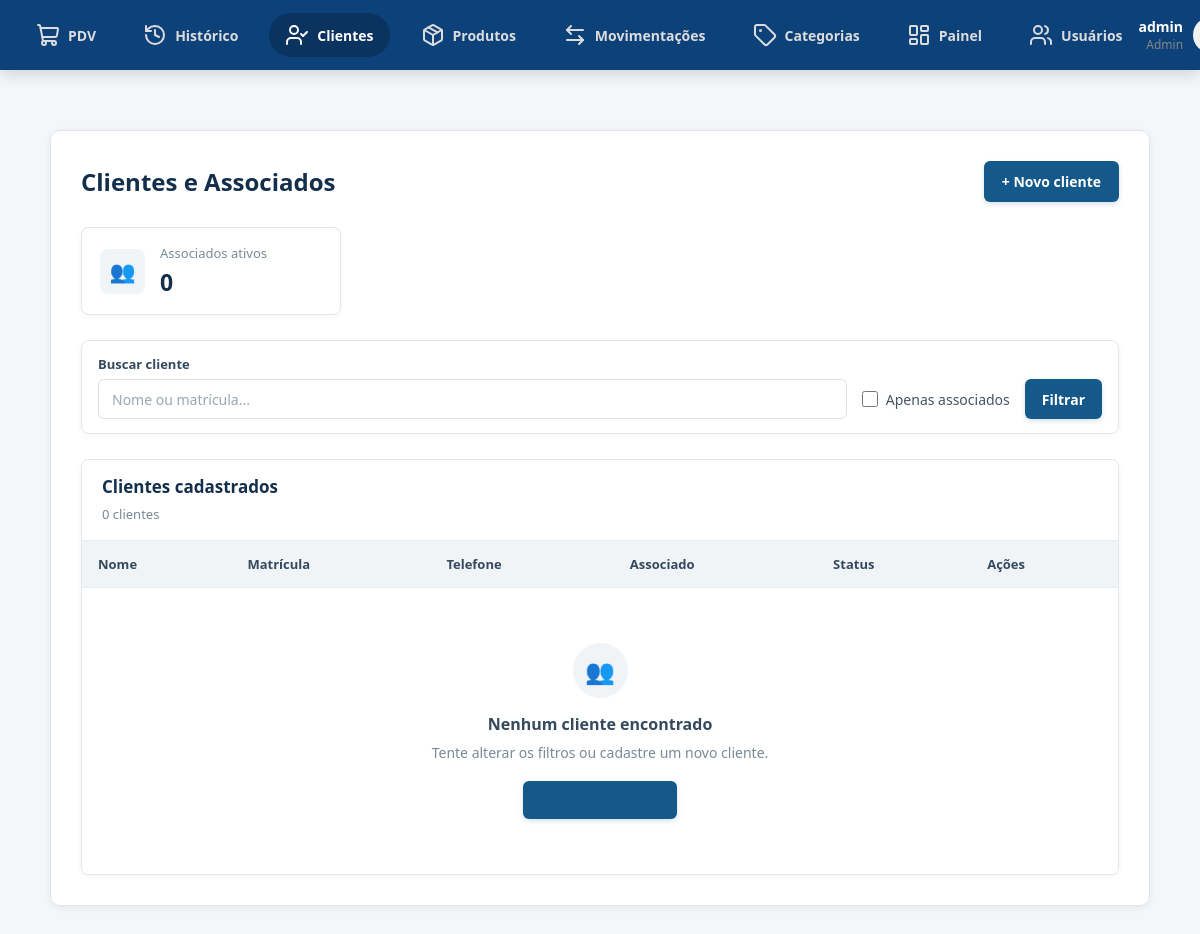
Page /clientes/ (signed in) on the earlier database version.
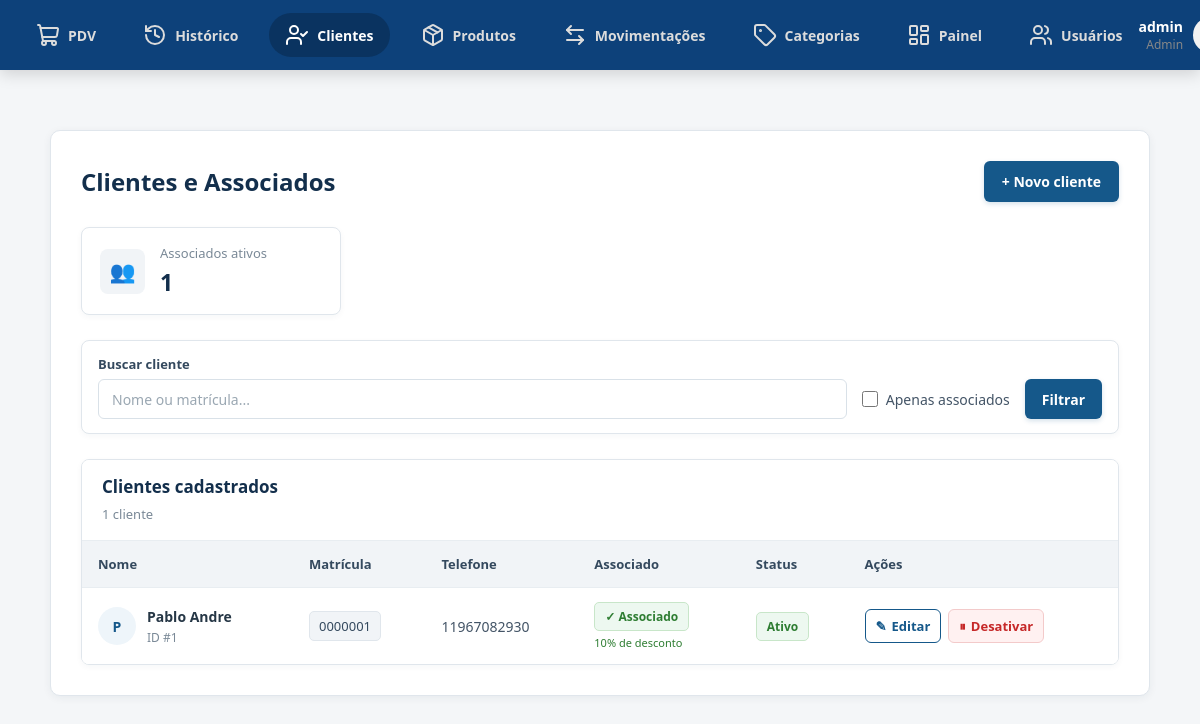
Same page on the later database version.
### app/models/cliente.py (models this page shows, shortened)
class Cliente(Base):
    __tablename__ = "clientes"
    id         = Column(Integer, primary_key=True, index=True)
    nome       = Column(String(150), nullable=False, index=True)
    matricula  = Column(String(50), nullable=True, unique=True)
    telefone   = Column(String(20), nullable=True)
    is_associado = Column(Boolean, default=False, nullable=False)
    ativo      = Column(Boolean, default=True)
    criado_em  = Column(DateTime, server_default=func.now())
    vendas = relationship("Venda", back_populates="cliente")

### app/controllers/cliente_controller.py (the view)
@router.get("/", response_class=HTMLResponse)
def listar_clientes(
    request: Request,
    busca: str = "",
    apenas_associados: bool = False,
    db: Session = Depends(get_db),
    admin=Depends(get_admin)
):
    query = db.query(Cliente)
    if busca.strip():
        termo = busca.strip()
        query = query.filter(
            Cliente.nome.ilike(f"%{termo}%") |
            Cliente.matricula.ilike(f"%{termo}%")
        )
    if apenas_associados:
        query = query.filter(
            Cliente.is_associado == True
        )
    clientes = query.order_by(
        Cliente.nome
    ).all()
    total_associados = db.query(Cliente).filter(
        Cliente.is_associado == True,
        Cliente.ativo == True
    ).count()
    return templates.TemplateResponse(
        request,
        "clientes/index.html",
        {
            "request": request,
            "usuario": admin,
            "clientes": clientes,
            "busca": busca,
            "apenas_associados": apenas_associados,
            "total_associados": total_associados,
        }
    )

### app/templates/clientes/index.html (shortened to what this page needs)
{% extends "base.html" %}
{% block extra_css %}
<link rel="stylesheet" href="/static/clientes-css/index.css">
{% endblock %}
{% block content %}
<main class="container">
<section class="titulo-pagina">
    <div>
        <h1>
            Clientes e Associados
        </h1>
    </div>
    <a
        href="/clientes/novo"
        class="btn-novo"
    >
        + Novo cliente
    </a>
</section>
<section class="resumo">
    <div class="resumo-card">
        <div class="resumo-icone">
            👥
        </div>
        <div>
            <span>
                Associados ativos
            </span>
            <strong>
                {{ total_associados }}
            </strong>
        </div>
    </div>
</section>
<section class="filtros">
    <form
        method="get"
        action="/clientes/"
        class="filtro-form"
    >
        <div class="campo-busca">
            <label for="busca">
                Buscar cliente
            </label>
            <input
                type="text"
                id="busca"
                name="busca"
                placeholder="Nome ou matrícula..."
                value="{{ busca }}"
            >
        </div>
        <label class="checkbox-associado">
            <input
                type="checkbox"
                name="apenas_associados"
                value="true"
            >
            <span>
                Apenas associados
            </span>
        </label>
        <button
            type="submit"
            class="btn-filtrar"
        >
             Filtrar
        </button>
    </form>
</section>
<section class="tabela-card">
    <div class="tabela-topo">
        <div>
            <h2>
                Clientes cadastrados
            </h2>
            <span>
                {{ clientes|length }}
                cliente{% if clientes|length != 1 %}s{% endif %}
            </span>
        </div>
    </div>
    <div class="tabela-wrapper">
        <table>
            <thead>
                <tr>
                    <th>
                        Nome
                    </th>
                    <th>
                        Matrícula
                    </th>
                    <th>
                        Telefone
                    </th>
                    <th>
                        Associado
                    </th>
                    <th>
                        Status
                    </th>
                    <th>
                        Ações
                    </th>
                </tr>
            </thead>
            <tbody>
                {% for c in clientes %}
                <tr>
                    <td>
                        <div class="cliente-nome">
                            <div class="avatar">
                                {{ c.nome[0]|upper }}
                            </div>
                            <div>
                                <strong>
                                    {{ c.nome }}
                                </strong>
                                <small>
                                    ID #{{ c.id }}
                                </small>
                            </div>
                        </div>
                    </td>
                    <td>
                        {% if c.matricula %}
                            <span class="matricula">
                                {{ c.matricula }}
                            </span>
                        {% else %}
                            <span class="sem-dado">
                                —
                            </span>
                        {% endif %}
                    </td>
                    <td>
                        {% if c.telefone %}
                            {{ c.telefone }}
                        {% else %}
                            <span class="sem-dado">
                                —
                            </span>
                        {% endif %}
                    </td>
                    <td>
                        {% if c.is_associado %}
                            <span class="badge associado">
                                ✓ Associado
                            </span>
                            <small class="desconto">
                                10% de desconto
                            </small>
                        {% else %}
                            <span class="badge comum">
                                Cliente
                            </span>
                        {% endif %}
                    </td>
                    <td>
                        {% if c.ativo %}
                            <span class="badge ativo">
                                Ativo
                            </span>
                        {% else %}
                            <span class="badge inativo">
                                Inativo
                            </span>
                        {% endif %}
                    </td>
                    <td>
                        <div class="acoes">
                            <a
                                href="/clientes/{{ c.id }}/editar"
                                class="btn-editar"
                            >
                                ✎
                                <span>
                                    Editar
                                </span>
                            </a>
                            <form
                                action="/clientes/{{ c.id }}/toggle-ativo"
                                method="post"
                            >
                                <button
                                    type="submit"
                                    class="{% if c.ativo %}btn-desativar{% else %}btn-ativar{% endif %}"
                                >
                                    {% if c.ativo %}
                                        ⏸
                                        <span>
                                            Desativar
                                        </span>
                                    {% else %}
                                        ✓
                                        <span>
                                            Ativar
                                        </span>
                                    {% endif %}
                                </button>
                            </form>
                        </div>
                    </td>
                </tr>
                {% endfor %}
                {% if not clientes %}
                <tr>
                    <td
                        colspan="6"
                        class="nenhum-cliente"
                    >
                        <div class="vazio-icone">
                            👥
                        </div>
                        <h3>
                            Nenhum cliente encontrado
                        </h3>
                        <p>
                            Tente alterar os filtros ou cadastre
                            um novo cliente.
                        </p>
                        <a
                            href="/clientes/novo"
                            class="btn-novo-vazio"
                        >
                        </a>
                    </td>
                </tr>
                {% endif %}
            </tbody>
        </table>
    </div>
</section>
</main>
{% endblock %}

### app/templates/base.html (shortened to what this page needs)
<!DOCTYPE html>
<html lang="pt-br">
<head>
    <link rel="stylesheet" href="/static/style.css">
    {% block extra_css %}{% endblock %}
</head>
<body>
    <header class="main-header">
        <nav class="main-nav">
            <a href="/pdv" class="nav-item {% if request.url.path == '/' or request.url.path == '/pdv' %}active{% endif %}">
                <i data-lucide="shopping-cart"></i>
                <span>PDV</span>
            </a>
            <a href="/pdv/historico" class="nav-item {% if '/pdv/historico' in request.url.path %}active{% endif %}">
                <i data-lucide="history"></i>
                <span>Histórico</span>
            </a>
            {% if usuario and usuario.role == 'admin' %}
            <a href="/clientes" class="nav-item {% if '/clientes' in request.url.path %}active{% endif %}">
                <i data-lucide="user-check"></i>
                <span>Clientes</span>
            </a>
            <a href="/produtos" class="nav-item {% if '/produtos' in request.url.path %}active{% endif %}">
                <i data-lucide="package"></i>
                <span>Produtos</span>
            </a>
            <a href="/movimentacoes" class="nav-item {% if '/movimentacoes' in request.url.path %}active{% endif %}">
                <i data-lucide="arrow-left-right"></i>
                <span>Movimentações</span>
            </a>
            <a href="/categorias" class="nav-item {% if '/categorias' in request.url.path %}active{% endif %}">
                <i data-lucide="tag"></i>
                <span>Categorias</span>
            </a>
            <a href="/painel" class="nav-item {% if '/painel' in request.url.path %}active{% endif %}">
                <i data-lucide="layout-dashboard"></i>
                <span>Painel</span>
            </a>
            <a href="/usuarios" class="nav-item {% if '/usuarios' in request.url.path %}active{% endif %}">
                <i data-lucide="users"></i>
                <span>Usuários</span>
            </a>
            {% endif %}
        </nav>
        <div class="header-right">
            <div class="user-profile">
                <div class="user-info">
                    <span class="user-name">{{ usuario.nome if usuario else 'Administrador' }}</span>
                    <span class="user-role">{{ usuario.role|capitalize if usuario else 'Admin' }}</span>
                </div>
                <div class="user-avatar">
                </div>
            </div>
        </div>
    </header>
    <main class="page-container">
        {% block content %}
        {% endblock %}
    </main>
</body>
</html>

### app/static/style.css (style rules this page uses)
* { margin: 0; padding: 0; box-sizing: border-box; font-family: 'Segoe UI', Tahoma, Geneva, Verdana, sans-serif; }
body, html { width: 100%; height: 100%; background-color: #e5e5e5; }
.main-header { background-color: #0d417a; width: 100%; height: 70px; position: fixed; top: 0; left: 0; z-index: 1000; display: flex; justify-content: space-between; align-items: center; padding: 0 20px; box-shadow: 0 4px 15px rgba(0, 0, 0, 0.15); }
.main-nav { display: flex; gap: 15px; align-items: center; }
.nav-item { color: #dcdcdc; text-decoration: none; display: flex; align-items: center; gap: 8px; font-size: 14px; font-weight: 600; padding: 10px 16px; border-radius: 25px; transition: background-color 0.2s, color 0.2s, transform 0.1s; }
.nav-item:hover, .nav-item.active { background-color: #0a3360; color: #ffffff; }
.header-right { display: flex; align-items: center; gap: 20px; width: 150px; justify-content: flex-end; }
.user-profile { display: flex; align-items: center; gap: 10px; }
.user-info { display: flex; flex-direction: column; text-align: right; }
.user-name { color: #ffffff; font-weight: 700; font-size: 14px; }
.user-role { color: #888888; font-size: 12px; }
.user-avatar { background-color: #f2f2f2; color: #0d417a; width: 36px; height: 36px; border-radius: 50%; display: flex; justify-content: center; align-items: center; font-weight: 800; font-size: 16px; }
.page-container { margin-top: 70px; padding: 30px; height: calc(100vh - 70px); overflow-y: auto; }

Differences in the rows shown:
added Cliente: nome "P", nome "Pablo Andre", id "1", matricula "0000001", telefone "11967082930", is_associado "✓ Associado", ativo "Ativo"
Other differences:
{{ total_associados }}: "0" → "1"
{{ clientes|length }}: "0" → "1"
text no longer shown: "s 👥 Nenhum cliente encontrado Tente alterar os filtros ou cadastre um novo cliente."
